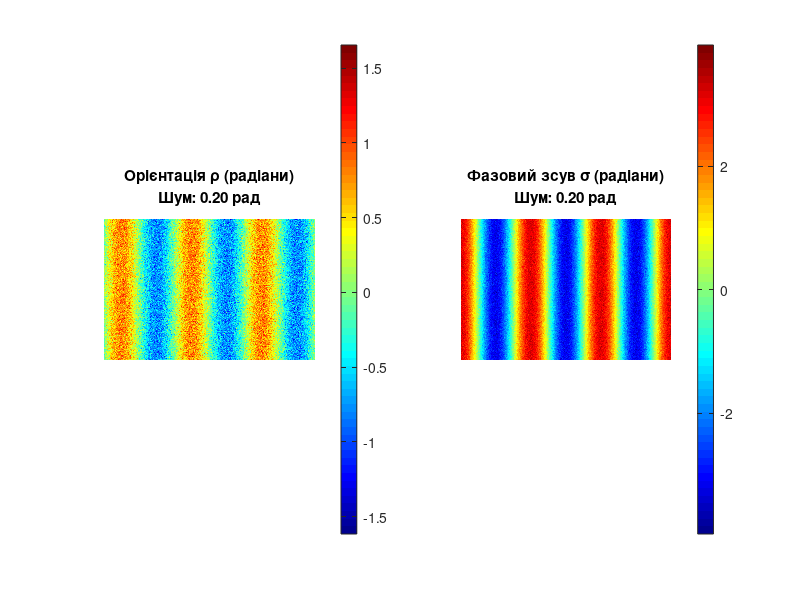

MATLAB code to generate this figure:
% =========================================================================
% Назва файлу: generate_virtual_tissue.m
% Опис: Генератор синтетичних комплексних амплітуд (ex, ey) для 6 
%       базових станів поляризації. ШУМ додається до фізичних 
%       характеристик середовища (ро та сігма).
% =========================================================================

clc; clear; close all;
disp('Початок генерації віртуального поляризаційного середовища...');

% -------------------------------------------------------------------------
% 1. ОСНОВНІ НАЛАШТУВАННЯ ТА ПАРАМЕТРИ ШУМУ ТКАНИНИ
% -------------------------------------------------------------------------
M = 800;  % Кількість рядків (вісь Y)
N = 1200; % Кількість стовпців (вісь X)

% Налаштування структурного шуму тканини
add_structural_noise = true; % true - додати шум до структури, false - ідеальна тканина
noise_std_rho   = 0.2;       % Стандартне відхилення шуму для осі ро (в радіанах)
noise_std_sigma = 0.2;       % Стандартне відхилення шуму для фази сігма (в радіанах)

% Налаштування макроструктури середовища
A = pi / 4; % Максимальний кут ро (в радіанах)
B = pi;     % Максимальний фазовий зсув сігма

% Оберіть тип середовища: 'sinusoidal_2d', 'sinusoidal_1d', або 'gaussian'
tissue_type = 'sinusoidal_1d'; 

% -------------------------------------------------------------------------
% 2. Генерація ІДЕАЛЬНОГО просторового розподілу (ро та сігма)
% -------------------------------------------------------------------------
[X, Y] = meshgrid(1:N, 1:M);

switch tissue_type
    case 'sinusoidal_2d'
        period_x = N / 3; period_y = M / 2; 
        rho_ideal   = A * sin(2 * pi * X / period_x) .* cos(2 * pi * Y / period_y); 
        sigma_ideal = B * cos(2 * pi * X / period_x) .* sin(2 * pi * Y / period_y);
        
    case 'sinusoidal_1d'
        period_x = N / 3;
        rho_ideal   = A * sin(2 * pi * X / period_x); 
        sigma_ideal = B * cos(2 * pi * X / period_x);
        
    case 'gaussian'
        centerX = N / 2; centerY = M / 2; 
        wx = N / 6; wy = M / 6; 
        sigma_ideal = B * exp(-((X - centerX).^2 / (2 * wx^2) + (Y - centerY).^2 / (2 * wy^2)));
        period_x = N / 3;
        rho_ideal   = A * sin(2 * pi * X / period_x); 
end

% -------------------------------------------------------------------------
% 3. ДОДАВАННЯ СТРУКТУРНОГО ШУМУ ДО РО ТА СІГМА
% -------------------------------------------------------------------------
if add_structural_noise
    % Генеруємо дійсний гаусівський шум (randn) з заданим відхиленням
    noise_matrix_rho   = noise_std_rho * randn(M, N);
    noise_matrix_sigma = noise_std_sigma * randn(M, N);
    
    rho   = rho_ideal + noise_matrix_rho;
    sigma = sigma_ideal + noise_matrix_sigma;
    disp('Додано структурний шум до параметрів \rho та \sigma.');
else
    rho   = rho_ideal;
    sigma = sigma_ideal;
    disp('Структурний шум вимкнено (ідеальна тканина).');
end

% -------------------------------------------------------------------------
% 4. Розрахунок матриці Джонса (вже зашумленого середовища)
% -------------------------------------------------------------------------
exp_pos = exp(1i * sigma / 2);
exp_neg = exp(-1i * sigma / 2);

J11 = cos(rho).^2 .* exp_pos + sin(rho).^2 .* exp_neg;
J12 = cos(rho) .* sin(rho) .* (exp_pos - exp_neg);
J21 = J12; 
J22 = sin(rho).^2 .* exp_pos + cos(rho).^2 .* exp_neg;

% -------------------------------------------------------------------------
% 5. Генерація 6 станів поляризації (пропускаємо світло через тканину)
% -------------------------------------------------------------------------
ex_0 = J11;                           ey_0 = J21;
ex_90 = J12;                          ey_90 = J22;
ex_45 = (J11 + J12) / sqrt(2);        ey_45 = (J21 + J22) / sqrt(2);
ex_135 = (J11 - J12) / sqrt(2);       ey_135 = (J21 - J22) / sqrt(2);
ex_prav = (J11 - 1i * J12) / sqrt(2); ey_prav = (J21 - 1i * J22) / sqrt(2);
ex_liv = (J11 + 1i * J12) / sqrt(2);  ey_liv = (J21 + 1i * J22) / sqrt(2);


% -------------------------------------------------------------------------
% 6. Візуалізація параметрів середовища
% -------------------------------------------------------------------------
figure('Name', 'Синтезоване середовище (з урахуванням шуму)', 'Position', [150, 150, 1000, 400]);

subplot(1, 2, 1);
imagesc(rho); colormap(gca, 'jet'); colorbar;
% Використовуємо cell array {} для багаторядкового заголовка
title({'Орієнтація \rho (радіани)', sprintf('Шум: %.2f рад', noise_std_rho)}); 
axis image off;

subplot(1, 2, 2);
imagesc(sigma); colormap(gca, 'jet'); colorbar;
% Використовуємо cell array {} для багаторядкового заголовка
title({'Фазовий зсув \sigma (радіани)', sprintf('Шум: %.2f рад', noise_std_sigma)}); 
axis image off;
